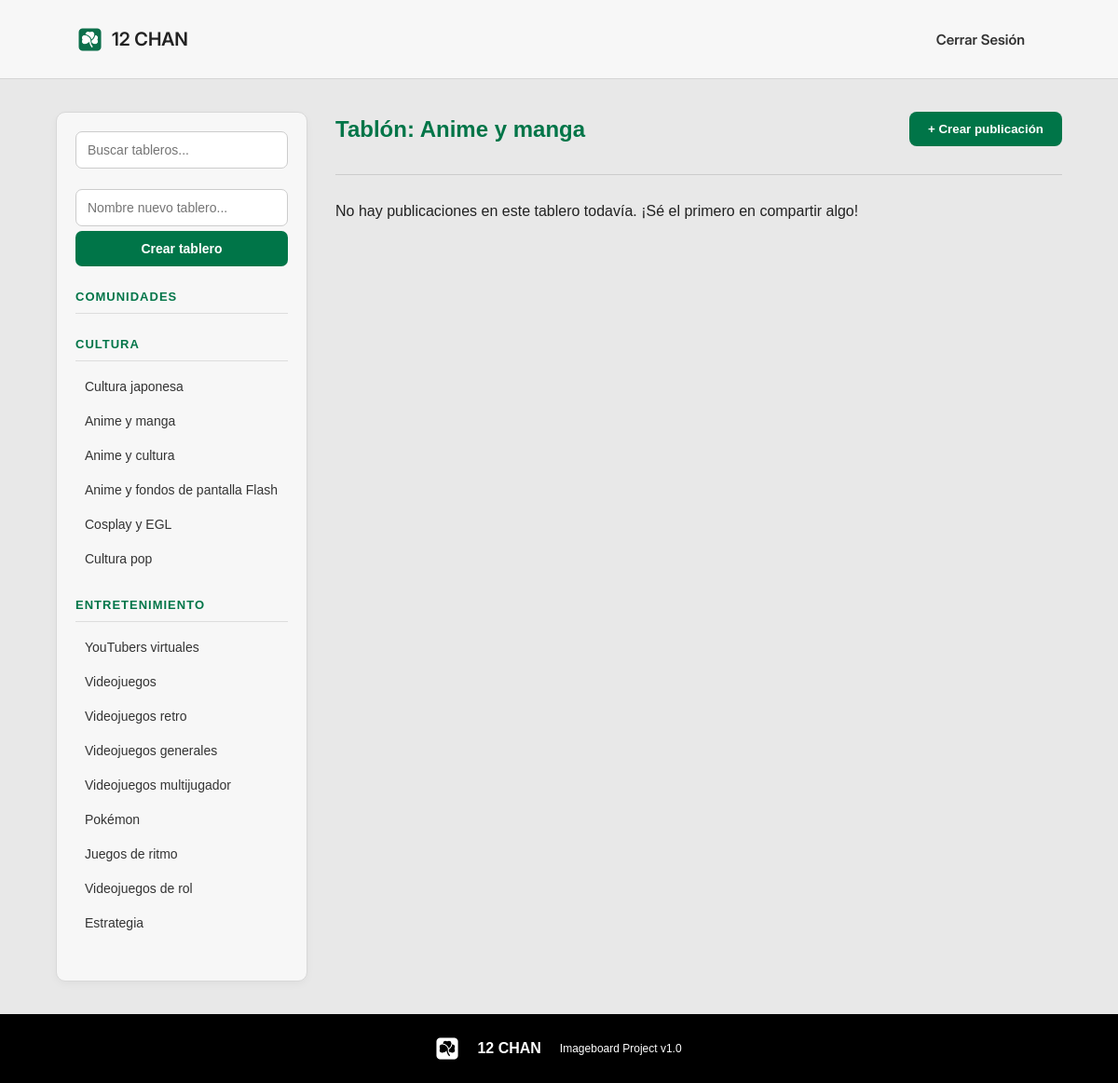
/new12chan/board.php?tablero=anime_manga, run on an earlier commit of the app's database.
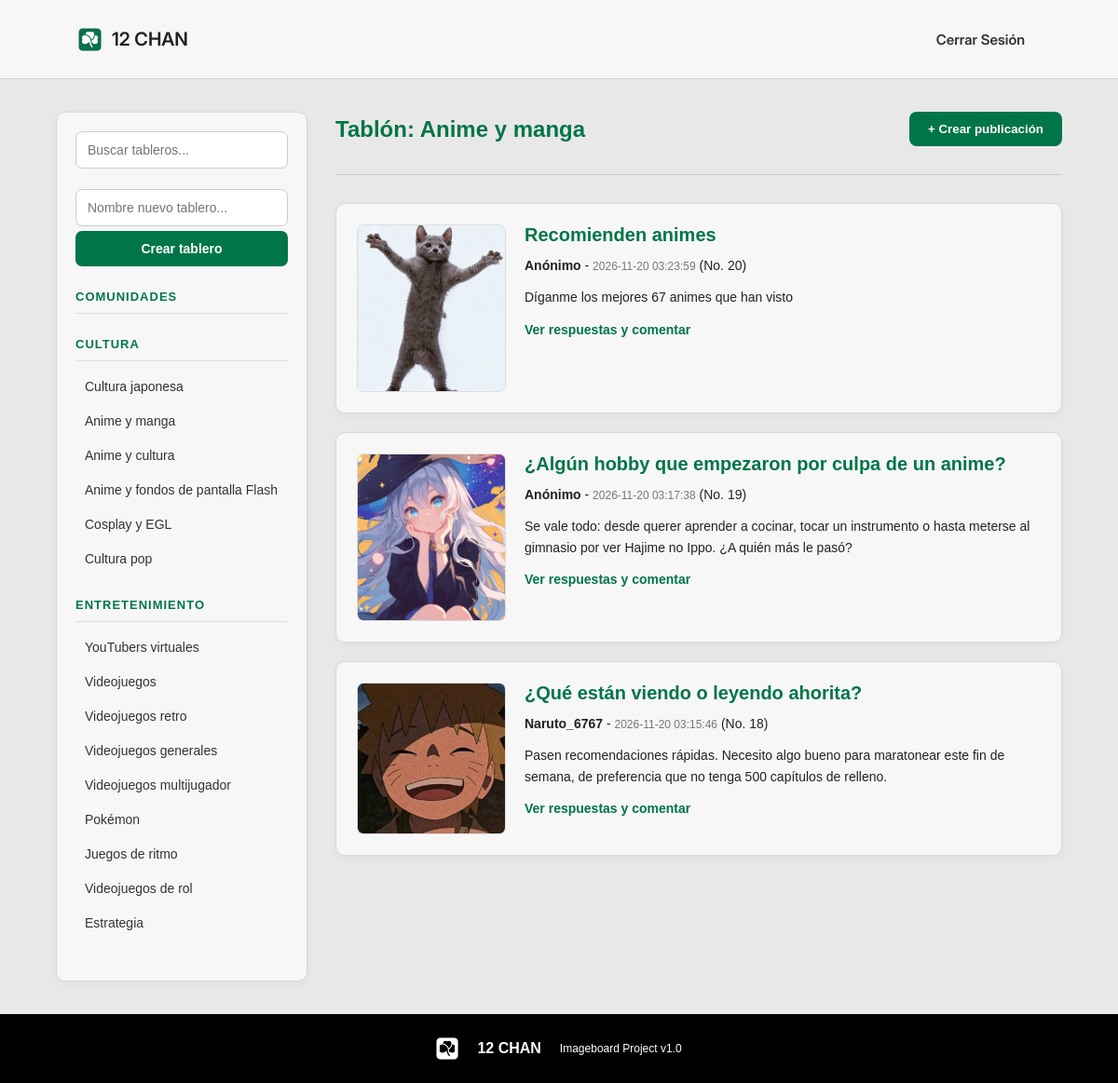
And on a later commit of the database.
### tables this page shows
CREATE TABLE `tableros` (
  `Tablero_ID` int(11) NOT NULL,
  `Nombre` varchar(100) NOT NULL,
  `Slug` varchar(50) NOT NULL,
  `Fecha_Creacion` timestamp NOT NULL DEFAULT current_timestamp()
);

CREATE TABLE `publicaciones` (
  `Pub_ID` int(11) NOT NULL,
  `Tablero_ID` int(11) NOT NULL,
  `Tablero` varchar(50) NOT NULL,
  `Nom_User` varchar(50) NOT NULL,
  `Titulo` varchar(150) NOT NULL,
  `Mensaje` text NOT NULL,
  `Imagen` varchar(255) NOT NULL,
  `T_Pub` timestamp NOT NULL DEFAULT current_timestamp() ON UPDATE current_timestamp()
);

### new12chan/board.php (the view, shortened to what this page needs)
<?php
$host = "127.0.0.1";
$port = "3307";
$dbname = "12chan";
$user = "root";
$password = "";
try {
    $pdo = new PDO(
        "mysql:host=$host;port=$port;dbname=$dbname;charset=utf8mb4",
        $user,
        $password
    );
    $pdo->setAttribute(PDO::ATTR_ERRMODE, PDO::ERRMODE_EXCEPTION);
    $pdo->setAttribute(PDO::ATTR_DEFAULT_FETCH_MODE, PDO::FETCH_ASSOC);
} catch (PDOException $e) {
    die("Error de conexión: " . $e->getMessage());
}
$tablero_actual = $_GET['tablero'] ?? 'cultura_japonesa';
$stmtTablero = $pdo->prepare(
    "SELECT Tablero_ID, Nombre, Slug
     FROM tableros
     WHERE Slug = ?
     LIMIT 1"
);
$stmtTablero->execute([$tablero_actual]);
$tablero = $stmtTablero->fetch();
$tablero_id = (int) $tablero['Tablero_ID'];
$tablero_mostrar = $tablero['Nombre'];
?>
<!DOCTYPE html>
<html lang="es">
<head>
    <link rel="stylesheet" href="../css/board_style.css">
</head>
<body>
    <header>
        <div class="logo">
            <div class="logo-icono">
                <img src="../css/img/Isotipo_fverde.png" alt="12 CHAN Logo">
            </div>
            <span>12 CHAN</span>
        </div>
        <div>
            <a href="index.php" class="salir">Cerrar Sesión</a>
        </div>
    </header>
    <main class="main-layout">
        <aside class="boards-sidebar">
            <div class="boards-actions">
                <input
                    type="text"
                    id="buscadorTableros"
                    placeholder="Buscar tableros..."
                >
                <div style="margin-top: 10px;">
                    <input
                        type="text"
                        id="nuevoTableroInput"
                        placeholder="Nombre nuevo tablero..."
                        style="margin-bottom: 5px;"
                    >
                    <button type="button">
                        Crear tablero
                    </button>
                </div>
            </div>
            <div class="board-category" id="seccionComunidades">
                <h3>COMUNIDADES</h3>
            </div>
            <div class="board-category">
                <h3>CULTURA</h3>
                <ul class="lista-enlaces">
                    <li><a href="board.php?tablero=cultura_japonesa">Cultura japonesa</a></li>
                    <li><a href="board.php?tablero=anime_manga">Anime y manga</a></li>
                    <li><a href="board.php?tablero=anime_cultura">Anime y cultura</a></li>
                    <li><a href="board.php?tablero=anime_flash">Anime y fondos de pantalla Flash</a></li>
                    <li><a href="board.php?tablero=cosplay_egl">Cosplay y EGL</a></li>
                    <li><a href="board.php?tablero=cultura_pop">Cultura pop</a></li>
                </ul>
            </div>
            <div class="board-category">
                <h3>ENTRETENIMIENTO</h3>
                <ul class="lista-enlaces">
                    <li><a href="board.php?tablero=youtubers_virtuales">YouTubers virtuales</a></li>
                    <li><a href="board.php?tablero=videojuegos">Videojuegos</a></li>
                    <li><a href="board.php?tablero=videojuegos_retro">Videojuegos retro</a></li>
                    <li><a href="board.php?tablero=videojuegos_generales">Videojuegos generales</a></li>
                    <li><a href="board.php?tablero=videojuegos_multijugador">Videojuegos multijugador</a></li>
                    <li><a href="board.php?tablero=pokemon">Pokémon</a></li>
                    <li><a href="board.php?tablero=juegos_ritmo">Juegos de ritmo</a></li>
                    <li><a href="board.php?tablero=videojuegos_rol">Videojuegos de rol</a></li>
                    <li><a href="board.php?tablero=estrategia">Estrategia</a></li>
                </ul>
            </div>
        </aside>
        <section class="content-section">
            <div style="margin-bottom: 20px; display: flex; justify-content: space-between; align-items: center;">
                <h2 style="color: #007548;">
                    Tablón: <?php echo htmlspecialchars($tablero_mostrar); ?>
                </h2>
                <button
                    type="button"
                    id="btnToggleForm"
                    style="padding: 11px 20px; background-color: #007548; color: #fff; border: none; border-radius: 8px; font-weight: bold; cursor: pointer;"
                >
                    + Crear publicación
                </button>
            </div>
            <hr>
            <div class="posts-list">
                <?php
                try {
                    $stmt = $pdo->prepare(
                        "SELECT *
                         FROM publicaciones
                         WHERE Tablero_ID = ?
                         ORDER BY Pub_ID DESC"
                    );
                    $stmt->execute([$tablero_id]);
                    $publicaciones = $stmt->fetchAll(PDO::FETCH_ASSOC);
                    if (empty($publicaciones)) {
                        echo "<p>No hay publicaciones en este tablero todavía. ¡Sé el primero en compartir algo!</p>";
                    } else {
                        foreach ($publicaciones as $pub) {
                            echo "<article class='post-card'>";
                            if (!empty($pub['Imagen'])) {
                                $imagen = htmlspecialchars(
                                    $pub['Imagen'],
                                    ENT_QUOTES,
                                    'UTF-8'
                                );
                                echo "<div class='post-img'>";
                                echo "<a href='$imagen' target='_blank' rel='noopener noreferrer'>";
                                echo "<img src='$imagen' alt='Imagen'>";
                                echo "</a>";
                                echo "</div>";
                            }
                            echo "<div class='post-content'>";
                            echo "<h4>" .
                                htmlspecialchars($pub['Titulo']) .
                                "</h4>";
                            echo "<p><strong>" .
                                htmlspecialchars($pub['Nom_User']) .
                                "</strong> - <span>" .
                                htmlspecialchars($pub['T_Pub']) .
                                "</span> (No. " .
                                htmlspecialchars($pub['Pub_ID']) .
                                ")</p>";
                            echo "<p>" .
                                nl2br(htmlspecialchars($pub['Mensaje'])) .
                                "</p>";
                            echo "<p>";
                            echo "<a href='hilo.php?id=" .
                                urlencode($pub['Pub_ID']) .
                                "'>Ver respuestas y comentar</a>";
                            echo "</p>";
                            echo "</div>";
                            echo "</article>";
                        }
                    }
                } catch (PDOException $e) {
                    echo "<p style='color: red;'>Error al consultar la base de datos.</p>";
                }
                ?>
            </div>
        </section>
    </main>
    <footer class="pie">
        <div class="logo-footer">
            <img
                src="../css/img/Isotipo_fblanco.png"
                alt="12 CHAN Logo Blanco"
            >
        </div>
        <strong>12 CHAN</strong>
        <span>Imageboard Project v1.0</span>
    </footer>
</body>
</html>

### css/board_style.css (style rules this page uses)
* { margin: 0; padding: 0; box-sizing: border-box; }
body { font-family: Arial, Helvetica, sans-serif; background-color: #e8e8e8; color: #222222; }
header { width: 100%; min-height: 85px; background-color: #f7f7f7; display: flex; align-items: center; justify-content: space-between; padding: 20px 7%; border-bottom: 1px solid #d5d5d5; font-family: 'InterSemiBold'; }
.salir { text-decoration: none; color: #333333; font-size: 0.95rem; font-weight: 600; padding: 8px 16px; border-radius: 20px; transition: all 0.3s ease; }
.logo { font-family: 'InterSemiBold'; display: flex; align-items: center; gap: 11px; font-size: 20px; font-weight: bold; line-height: 1; }
.logo-icono { width: 25px; height: 25px; flex: 0 0 25px; display: flex; align-items: center; justify-content: center; overflow: hidden; }
.logo-icono img { display: block; width: 100%; height: 100%; object-fit: contain; }
.main-layout { display: grid; grid-template-columns: 270px minmax(0, 1fr); gap: 30px; width: 90%; max-width: 1450px; margin: 35px auto; align-items: start; }
.boards-sidebar { background-color: #f7f7f7; border: 1px solid #d8d8d8; border-radius: 10px; padding: 20px; box-shadow: 0 3px 8px rgba(0, 0, 0, 0.04); }
.boards-actions { display: flex; flex-direction: column; gap: 12px; margin-bottom: 25px; }
.boards-actions input { width: 100%; padding: 11px 12px; border: 1px solid #cccccc; border-radius: 7px; font-size: 14px; outline: none; }
.boards-actions button { width: 100%; padding: 11px; background-color: #007548; color: #ffffff; border: none; border-radius: 7px; font-size: 14px; font-weight: bold; cursor: pointer; transition: background 0.3s ease; }
.board-category { margin-bottom: 25px; }
.board-category h3 { font-size: 13px; font-weight: 800; color: #007548; letter-spacing: 1px; padding-bottom: 10px; margin-bottom: 10px; border-bottom: 1px solid #dddddd; }
.board-category ul { list-style: none; }
.board-category li { margin-bottom: 3px; }
.board-category li a { display: block; padding: 9px 10px; color: #333333; text-decoration: none; font-size: 14px; border-radius: 6px; transition: all 0.2s ease; }
.content-section { min-width: 0; }
.content-section hr { border: none; border-top: 1px solid #cccccc; margin: 30px 0; }
.posts-list { display: flex; flex-direction: column; gap: 20px; }
.post-card { display: flex; align-items: flex-start; gap: 20px; background-color: #f7f7f7; padding: 22px; border: 1px solid #d8d8d8; border-radius: 10px; box-shadow: 0 3px 8px rgba(0, 0, 0, 0.04); transition: border 0.2s ease; }
.post-img { flex: 0 0 160px; max-width: 160px; }
.post-img img { display: block; width: 100%; max-height: 180px; object-fit: cover; border-radius: 7px; border: 1px solid #dddddd; }
.post-content { flex: 1; min-width: 0; }
.post-content h4 { font-size: 20px; color: #007548; margin-bottom: 10px; overflow-wrap: anywhere; }
.post-content p { font-size: 14px; line-height: 1.6; margin-bottom: 12px; overflow-wrap: anywhere; }
.post-content p strong { color: #222222; }
.post-content p span { color: #777777; font-size: 12px; }
.post-content a { color: #007548; font-weight: bold; text-decoration: none; }
.pie { width: 100%; display: flex; align-items: center; justify-content: center; gap: 20px; padding: 25px 10%; background-color: #000000; color: #ffffff; }
.pie strong { font-size: 16px; }
.logo-footer { width: 24px; height: 24px; display: flex; align-items: center; justify-content: center; background-color: transparent; border-radius: 0; }
.logo-footer img { width: 100%; height: 100%; object-fit: contain; mix-blend-mode: screen; }
.pie span { font-size: 12px; }

What changed in the data, as far as the page shows it:
added publicaciones: Imagen (picture), Titulo "Recomienden animes", Nom_User "Anónimo", T_Pub "2026-11-20 03:23:59", Pub_ID "20", Mensaje "Díganme los mejores 67 animes que han visto"
added publicaciones: Imagen (picture), Titulo "¿Algún hobby que empezaron por culpa de un anime?", Nom_User "Anónimo", T_Pub "2026-11-20 03:17:38", Pub_ID "19", Mensaje "Se vale todo: desde querer aprender a cocinar, tocar un instrumento o hasta meterse al gimnasio por ver Hajime no Ippo. ¿A quién más le pasó?"
added publicaciones: Imagen (picture), Titulo "¿Qué están viendo o leyendo ahorita?", Nom_User "Naruto_6767", T_Pub "2026-11-20 03:15:46", Pub_ID "18", Mensaje "Pasen recomendaciones rápidas. Necesito algo bueno para maratonear este fin de semana, de preferencia que no tenga 500 capítulos de relleno."
Also different on the page:
text no longer shown: "No hay publicaciones en este tablero todavía. ¡Sé el primero en compartir algo!"
